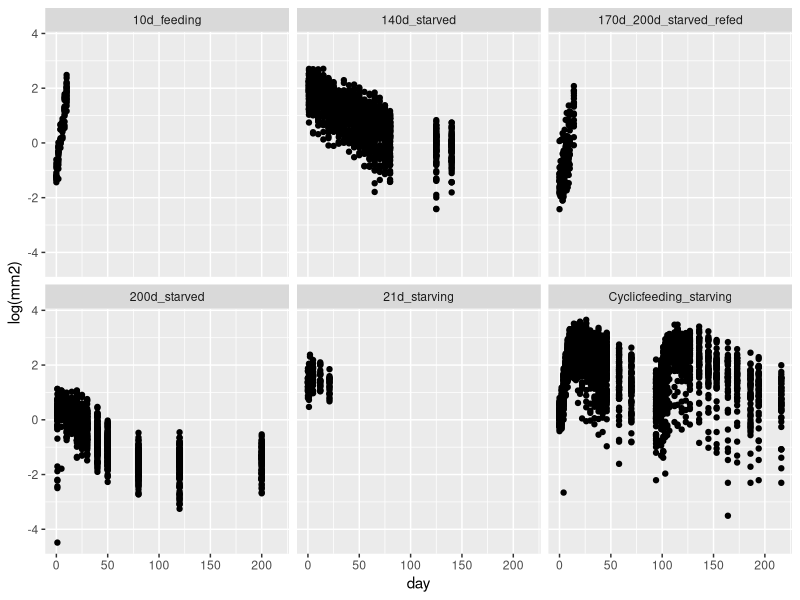

Write R code to recreate this figure.
library(ggplot2)

# read data
df = read.csv2("ALLDATA_bodysize.csv")

# summary plot
ggplot(df, aes(x=day,y=log(mm2))) + geom_point() + facet_wrap(~experiment)

# subset and write ad libitum feeding data
sub = df[df$experiment=="Cyclicfeeding_starving" & df$condition=="AL" & !is.na(df$mm2),]
write.table(data.frame(x=sub$day, y=log(sub$mm2)), "cycle-AL.txt", row.names=FALSE, col.names=FALSE)

# subset and write restricted feeding data
sub = df[df$experiment=="Cyclicfeeding_starving" & df$condition=="RES" & !is.na(df$mm2),]
write.table(data.frame(x=sub$day, y=log(sub$mm2)), "cycle-RES.txt", row.names=FALSE, col.names=FALSE)

# subset and write others
sub = df[df$experiment=="10d_feeding" & !is.na(df$mm2),]
write.table(data.frame(x=sub$day, y=log(sub$mm2)), "data-10d.txt", row.names=FALSE, col.names=FALSE)

sub = df[df$experiment=="140d_starved" & !is.na(df$mm2),]
write.table(data.frame(x=sub$day, y=log(sub$mm2)), "data-140d.txt", row.names=FALSE, col.names=FALSE)

sub = df[df$experiment=="170d_200d_starved_refed" & df$condition == "170d" & !is.na(df$mm2),]
write.table(data.frame(x=sub$day, y=log(sub$mm2)), "data-170d-170.txt", row.names=FALSE, col.names=FALSE)

sub = df[df$experiment=="170d_200d_starved_refed" & df$condition == "200d" & !is.na(df$mm2),]
write.table(data.frame(x=sub$day, y=log(sub$mm2)), "data-170d-200.txt", row.names=FALSE, col.names=FALSE)

sub = df[df$experiment=="200d_starved" & !is.na(df$mm2),]
write.table(data.frame(x=sub$day, y=log(sub$mm2)), "data-200d.txt", row.names=FALSE, col.names=FALSE)

sub = df[df$experiment=="21d_starving" & !is.na(df$mm2),]
write.table(data.frame(x=sub$day, y=log(sub$mm2)), "data-21d.txt", row.names=FALSE, col.names=FALSE)


